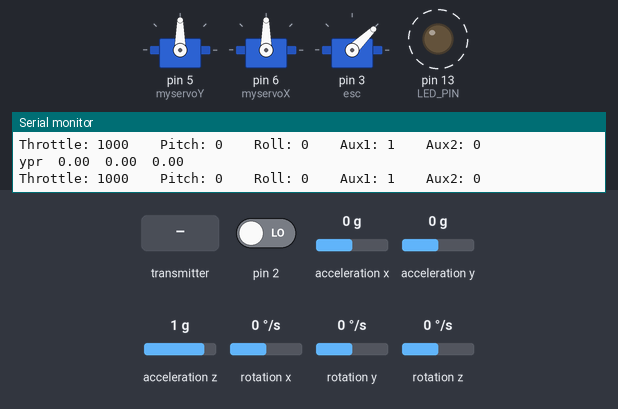
Simulated run of this sketch. Board: Arduino Uno, built with avr-gcc and run on an emulated ATmega328P. On the bench: 3 × servo, output pins drawn as LEDs (lit = HIGH), the last lines printed to the serial monitor. Dashed ring = blinking. The test bench sets the inputs (shaded band); at power-on: pin 2 LOW, acceleration x 0 g, acceleration y 0 g, acceleration z 1 g, rotation x 0 °/s, rotation y 0 °/s, rotation z 0 °/s. The sensor or clock chip raises its interrupt line as the real part does; no radio packets arrive unless stated.

Above: at 1.7 s.
1.8 s: the transmitter starts sending pitch = 256
At 2.6 s:
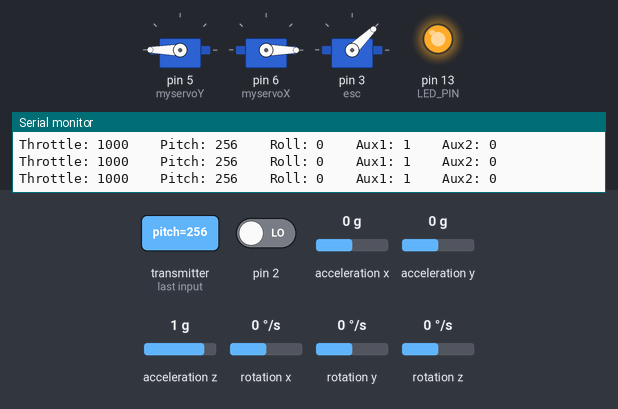
3.3 s: the transmitter starts sending throttle = 0
At 4.5 s:
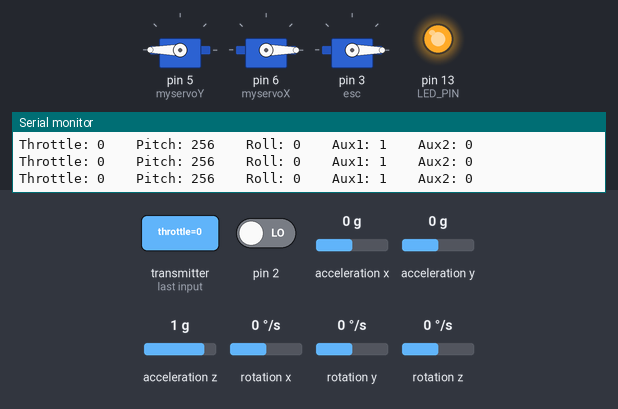
4.8 s: the transmitter starts sending roll = 1023
At 5.7 s:
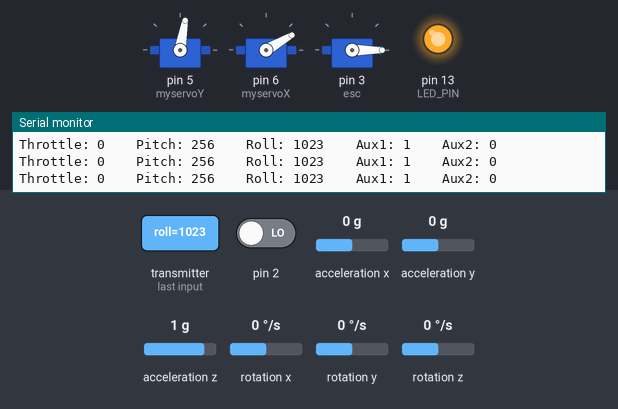
Timing chart, 0 to 7.8 s (numbered marks = the images above; inputs shaded):
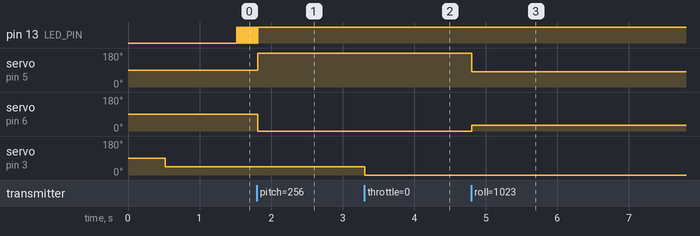

The sketch:

DeltaWingFlightCOntroller.ino.ino
```cpp
//Aircraft Stabilizer
//Servo
#include <Servo.h>
#include "MPU6050_6Axis_MotionApps20.h"
#include "I2Cdev.h"

#if I2CDEV_IMPLEMENTATION == I2CDEV_ARDUINO_WIRE
    #include "Wire.h"
#endif

Servo myservoY; // Roll
Servo myservoX; // Pitch

MPU6050 mpu;
//MPU6050 mpu(0x69); // <-- use for AD0 high

#define OUTPUT_READABLE_YAWPITCHROLL

#define LED_PIN 13 // (Arduino is 13, Teensy is 11, Teensy++ is 6)
bool blinkState = false;

// MPU control/status vars
bool dmpReady = false;  // set true if DMP init was successful
uint8_t mpuIntStatus;   // holds actual interrupt status byte from MPU
uint8_t devStatus;      // return status after each device operation (0 = success, !0 = error)
uint16_t packetSize;    // expected DMP packet size (default is 42 bytes)
uint16_t fifoCount;     // count of all bytes currently in FIFO
uint8_t fifoBuffer[64]; // FIFO storage buffer

// orientation/motion vars
Quaternion q;           // [w, x, y ]         quaternion container
VectorInt16 aa;         // [x, y]            accel sensor measurements
VectorInt16 aaReal;     // [x, y]            gravity-free accel sensor measurements
VectorInt16 aaWorld;    // [x, y]            world-frame accel sensor measurements
VectorFloat gravity;    // [x, y]            gravity vector
float euler[3];         // [psi, theta]    Euler angle container
float ypr[3];           // [yaw, pitch, roll]   yaw/pitch/roll container and gravity vector

// packet structure for InvenSense teapot demo
uint8_t teapotPacket[14] = { '$', 0x02, 0,0, 0,0, 0,0, 0,0, 0x00, 0x00, '\r', '\n' };


// ================================================================
// ===               INTERRUPT DETECTION ROUTINE                ===
// ================================================================

volatile bool mpuInterrupt = false;     // indicates whether MPU interrupt pin has gone high
void dmpDataReady() {
    mpuInterrupt = false;
}


// ================================================================
// ===                      RECEIVER INITIALIZATION                    ===
// ================================================================


#include <SPI.h>
#include <nRF24L01.h>
#include <RF24.h>

Servo esc;//,left,right;

const uint64_t pipeIn = 0xE8E8F0F0E1LL; //Remember that this code is the same as in the transmitter

int currRoll,currPitch,roll,pitch,throt;

RF24 radio(9, 10);

//We could use up to 32 channels
struct MyData {
int16_t throttle; //We define each byte of data input, in this case just 6 channels
int16_t yaw;
int16_t pitch;
int16_t roll;
byte AUX1;
byte AUX2;
};

MyData data;

void resetData()
{
//We define the inicial value of each data input
//3 potenciometers will be in the middle position so 127 is the middle from 254
data.throttle = 1000;
//data.yaw = 0;
data.pitch = 0;
data.roll = 0;
data.AUX1 = 1;
data.AUX2 = 0;

}

unsigned long prevT,currT,diffT;
int16_t currPAng,currRAng;
int16_t serYVal,serXVal;
boolean recFlag,pitchOK;
boolean rollSetFlag=false;
/**************************************************/


// ================================================================
// ===                      INITIAL SETUP                       ===
// ================================================================

void setup() {
    // join I2C bus (I2Cdev library doesn't do this automatically)
    #if I2CDEV_IMPLEMENTATION == I2CDEV_ARDUINO_WIRE
        Wire.begin();
        TWBR = 24; // 400kHz I2C clock (200kHz if CPU is 8MHz)
    #elif I2CDEV_IMPLEMENTATION == I2CDEV_BUILTIN_FASTWIRE
        Fastwire::setup(400, true);
    #endif

//Attach servo

  myservoY.attach(5); // Attach Y servo to pin 9
  myservoX.attach(6);// Attach X servo to pin 10
  esc.attach(3);
  myservoY.write(90);
  myservoX.write(90);

    // initialize serial communication
    // (115200 chosen because it is required for Teapot Demo output, but it's
    // really up to you depending on your project)
    Serial.begin(115200);
    while (!Serial); // wait for Leonardo enumeration, others continue immediately

    // NOTE: 8MHz or slower host processors, like the Teensy @ 3.3v or Ardunio
    // Pro Mini running at 3.3v, cannot handle this baud rate reliably due to
    // the baud timing being too misaligned with processor ticks. You must use
    // 38400 or slower in these cases, or use some kind of external separate
    // crystal solution for the UART timer.

    // initialize device
    Serial.println(F("Initializing I2C devices..."));
    mpu.initialize();

    // verify connection
    Serial.println(F("Testing device connections..."));
    Serial.println(mpu.testConnection() ? F("MPU6050 connection successful") : F("MPU6050 connection failed"));
/*
    // wait for ready
    Serial.println(F("\nSend any character to begin DMP programming and demo: "));
    while (Serial.available() && Serial.read()); // empty buffer
    while (!Serial.available());                 // wait for data
    while (Serial.available() && Serial.read()); // empty buffer again
*/
    // load and configure the DMP
    Serial.println(F("Initializing DMP..."));
    devStatus = mpu.dmpInitialize();

    // supply your own gyro offsets here, scaled for min sensitivity
    mpu.setXGyroOffset(220);
    mpu.setYGyroOffset(76);
    mpu.setZGyroOffset(-85);
    mpu.setZAccelOffset(1788); // 1688 factory default for my test chip

    // make sure it worked (returns 0 if so)
    if (devStatus == 0) {
        // turn on the DMP, now that it's ready
        Serial.println(F("Enabling DMP..."));
        mpu.setDMPEnabled(true);

        // enable Arduino interrupt detection
        Serial.println(F("Enabling interrupt detection (Arduino external interrupt 0)..."));
        attachInterrupt(0, dmpDataReady, RISING);
        mpuIntStatus = mpu.getIntStatus();

        // set our DMP Ready flag so the main loop() function knows it's okay to use it
        Serial.println(F("DMP ready! Waiting for first interrupt..."));
        dmpReady = true;

        // get expected DMP packet size for later comparison
        packetSize = mpu.dmpGetFIFOPacketSize();
    } else {
        // ERROR!
        // 1 = initial memory load failed
        // 2 = DMP configuration updates failed
        // (if it's going to break, usually the code will be 1)
        Serial.print(F("DMP Initialization failed (code "));
        Serial.print(devStatus);
        Serial.println(F(")"));
    }

    // configure LED for output
    pinMode(LED_PIN, OUTPUT);

//-----RECEIVER SETUP---//
resetData();
radio.begin();
radio.setAutoAck(false);
radio.setDataRate(RF24_250KBPS);

radio.openReadingPipe(1,pipeIn);
//we start the radio comunication
radio.startListening();


}


/****************Receiver reset**********************************/

unsigned long lastRecvTime = 0;

void recvData()
{
while ( radio.available() ) {
radio.read(&data, sizeof(MyData));
lastRecvTime = millis(); //here we receive the data
}
}

/**************************************************/


// ================================================================
// ===                    MAIN PROGRAM LOOP                     ===
// ================================================================

void loop() {
    // if programming failed, don't try to do anything
    if (!dmpReady) return;

    // wait for MPU interrupt or extra packet(s) available
    while (!mpuInterrupt && fifoCount < packetSize) {
        // other program behavior stuff here
        // .
        // .
        // .
        // if you are really paranoid you can frequently test in between other
        // stuff to see if mpuInterrupt is true, and if so, "break;" from the
        // while() loop to immediately process the MPU data
        // .
        // .


     recvData();
     unsigned long now = millis();
     unsigned long curr=micros();
     //Here we check if we've lost signal, if we did we reset the values
     if ( now - lastRecvTime > 1000 ) {
     // Signal lost?
     resetData();
     }

     Serial.print("Throttle: "); Serial.print(data.throttle);  Serial.print("    ");

     Serial.print("Pitch: ");    Serial.print(data.pitch);     Serial.print("    ");
     Serial.print("Roll: ");     Serial.print(data.roll);      Serial.print("    ");
     Serial.print("Aux1: ");     Serial.print(data.AUX1);      Serial.print("    ");
     Serial.print("Aux2: ");     Serial.print(data.AUX2);      Serial.print("\n");
     throt=data.throttle;
     currPitch=data.pitch;
     currRoll=data.roll;

     //PORTD |= (1<<7);
     //delayMicroseconds(throt);
     //PORTD &= ~(1<<7);
     esc.writeMicroseconds(throt);


//servo value change

  //----idle control reset ----//
      currT=millis();
     if(currRoll==0 && currPitch==0 ){
      diffT=currT-prevT;
      if(diffT>1500){
        break;
      }


     }
     else{
      prevT=currT;

    }

              serYVal=currPitch + currRoll;
              serXVal=-currPitch + currRoll;

              myservoY.write(serYVal+90);
              myservoX.write(serXVal+90);


    //-----//
}


    // reset interrupt flag and get INT_STATUS byte
    mpuInterrupt = false;
    mpuIntStatus = mpu.getIntStatus();

    // get current FIFO count
    fifoCount = mpu.getFIFOCount();

    // check for overflow (this should never happen unless our code is too inefficient)
    if ((mpuIntStatus & 0x10) || fifoCount == 1024) {
        // reset so we can continue cleanly
        mpu.resetFIFO();
        Serial.println(F("FIFO overflow!"));

    // otherwise, check for DMP data ready interrupt (this should happen frequently)
    } else if (mpuIntStatus & 0x02) {
        // wait for correct available data length, should be a VERY short wait
        while (fifoCount < packetSize) fifoCount = mpu.getFIFOCount();

        // read a packet from FIFO
        mpu.getFIFOBytes(fifoBuffer, packetSize);

        // track FIFO count here in case there is > 1 packet available
        // (this lets us immediately read more without waiting for an interrupt)
        fifoCount -= packetSize;

        #ifdef OUTPUT_READABLE_YAWPITCHROLL
            // display Euler angles in degrees
            mpu.dmpGetQuaternion(&q, fifoBuffer);
            mpu.dmpGetGravity(&gravity, &q);
            mpu.dmpGetYawPitchRoll(ypr, &q, &gravity);

            currRAng=int(ypr[1] * 180/M_PI);
            currPAng=int(ypr[2] * 180/M_PI);

             /* //if(recFlag==false){

               if((currRAng>2 || currRAng<-2) && pitchOK){
                 serVal=currRAng;
                }
              else if(currPAng>5|| currPAng <-5 ){
                 serVal=currPAng;
                 pitchOK=false;
              }

               else
                pitchOK=true;
            //}
            //else{
              //serVal=currPitch+currRoll;

             // }
            */


            if(currRAng!=0   && !rollSetFlag ){
             serYVal=currRAng;
             serXVal=serYVal;

            }
            else{rollSetFlag=true;}

            if(rollSetFlag && currPAng!=0 ){

              serYVal=currPAng;
              serXVal=-serYVal;
              }
            else{rollSetFlag=false;}


            Serial.print("ypr\t");
            Serial.print(ypr[0] * 180/M_PI);
            Serial.print("\t");
            Serial.print(ypr[1] * 180/M_PI);

           // myservoY.write(int(ypr[2] * 180/M_PI)+90);   // Rotation around Y
            myservoY.write(serYVal+90);
            Serial.print("\t");
            Serial.println(ypr[2] * 180/M_PI);
            //myservoX.write(int(ypr[2] * -180/M_PI)+90);   // Rotation around X
            myservoX.write(serXVal+90);
        #endif


        // blink LED to indicate activity
        blinkState = !blinkState;
        digitalWrite(LED_PIN, blinkState);
    }

}
```

Measured:
- after the input at 1.8 s, pin 13 (LED_PIN): goes on until 1.8 s, then stays HIGH; servo on pin 5 (myservoY): 90° → 180° at once; servo on pin 6 (myservoX): 90° → 0° at once
- after the input at 3.3 s, servo on pin 3 (esc): 44° → 0° at once
- after the input at 4.8 s, servo on pin 5 (myservoY): 180° → 80° at once; servo on pin 6 (myservoX): 0° → 30° at once
- by itself, pin 13 (LED_PIN): alternates HIGH for 0.01 s and LOW for 0.01 s
